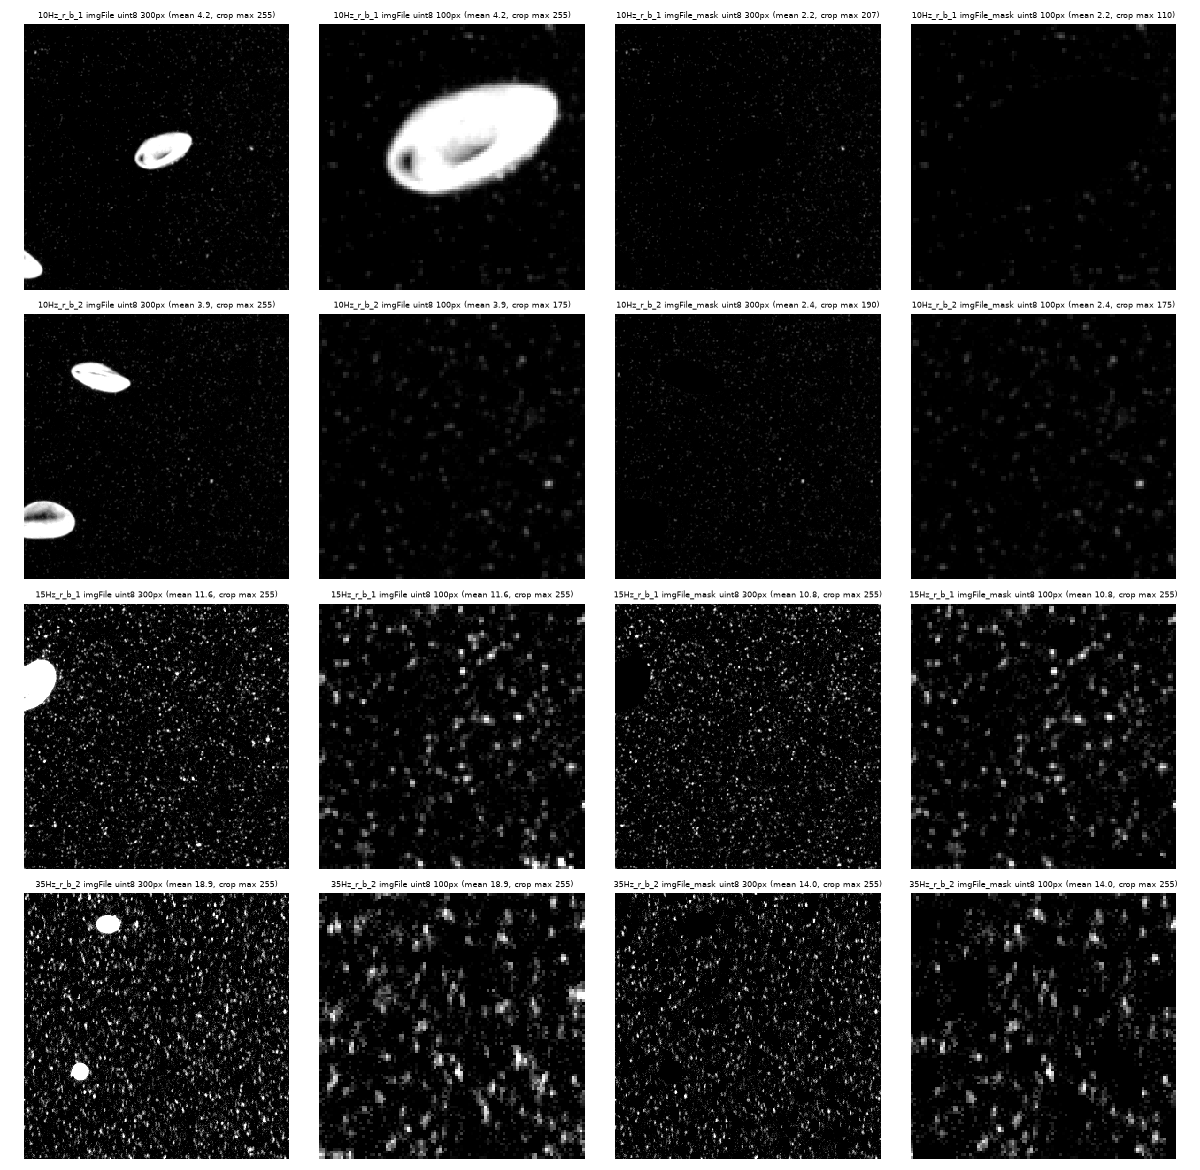

The Python source for this figure:
"""I2b: a close look (100 x 100 px, full grey scale) at frame 0 of camera 0 in imgFile and imgFile_mask of a few runs,
to tell particle images from background.  Read only.

    python tests/look_zoom.py [RUN ...] [--cam K] [--out NAME]

Writes tests/<NAME>.png (default look_zoom.png).
"""
from __future__ import annotations

import argparse
import os
import sys

import cv2
import matplotlib

matplotlib.use("Agg")
import matplotlib.pyplot as plt  # noqa: E402
import numpy as np  # noqa: E402

sys.path.insert(0, os.path.dirname(os.path.dirname(os.path.abspath(__file__))))
import case  # noqa: E402


def main():
    ap = argparse.ArgumentParser()
    ap.add_argument("runs", nargs="*")
    ap.add_argument("--cam", type=int, default=0)
    ap.add_argument("--frame", type=int, default=0)
    ap.add_argument("--out", default="look_zoom")
    args = ap.parse_args()
    cfg = case.load_config()
    runs = args.runs or ["10Hz_r_b_1", "10Hz_r_b_2", "15Hz_r_b_1", "35Hz_r_b_2"]
    folders = ["imgFile", "imgFile_mask"]
    fig, axes = plt.subplots(len(runs), 2 * len(folders), figsize=(16, 3.9 * len(runs)))
    axes = np.atleast_2d(axes)
    for i, r in enumerate(runs):
        for j, fold in enumerate(folders):
            p = os.path.join(case.case_dir(cfg, r), fold, f"cam{args.cam}", cfg["image_name"].format(args.frame))
            img = cv2.imread(p, cv2.IMREAD_UNCHANGED)
            for k, (size, vmax) in enumerate(((300, 255), (100, 255))):
                ax = axes[i, 2 * j + k]
                ax.axis("off")
                if img is None:
                    ax.set_title(f"{r} {fold}: unreadable", fontsize=8)
                    continue
                h, w = img.shape[:2]
                r0, c0 = h // 2 - size // 2 + 200, w // 2 - size // 2 + 200
                crop = img[r0:r0 + size, c0:c0 + size]
                ax.imshow(crop, cmap="gray", vmin=0, vmax=vmax, interpolation="nearest")
                ax.set_title(f"{r} {fold} {img.dtype} {size}px (mean {img.mean():.1f}, "
                             f"crop max {crop.max()})", fontsize=8)
    fig.tight_layout()
    path = os.path.join(case.TESTS, args.out + ".png")
    fig.savefig(path, dpi=75)
    print(path)


if __name__ == "__main__":
    main()
